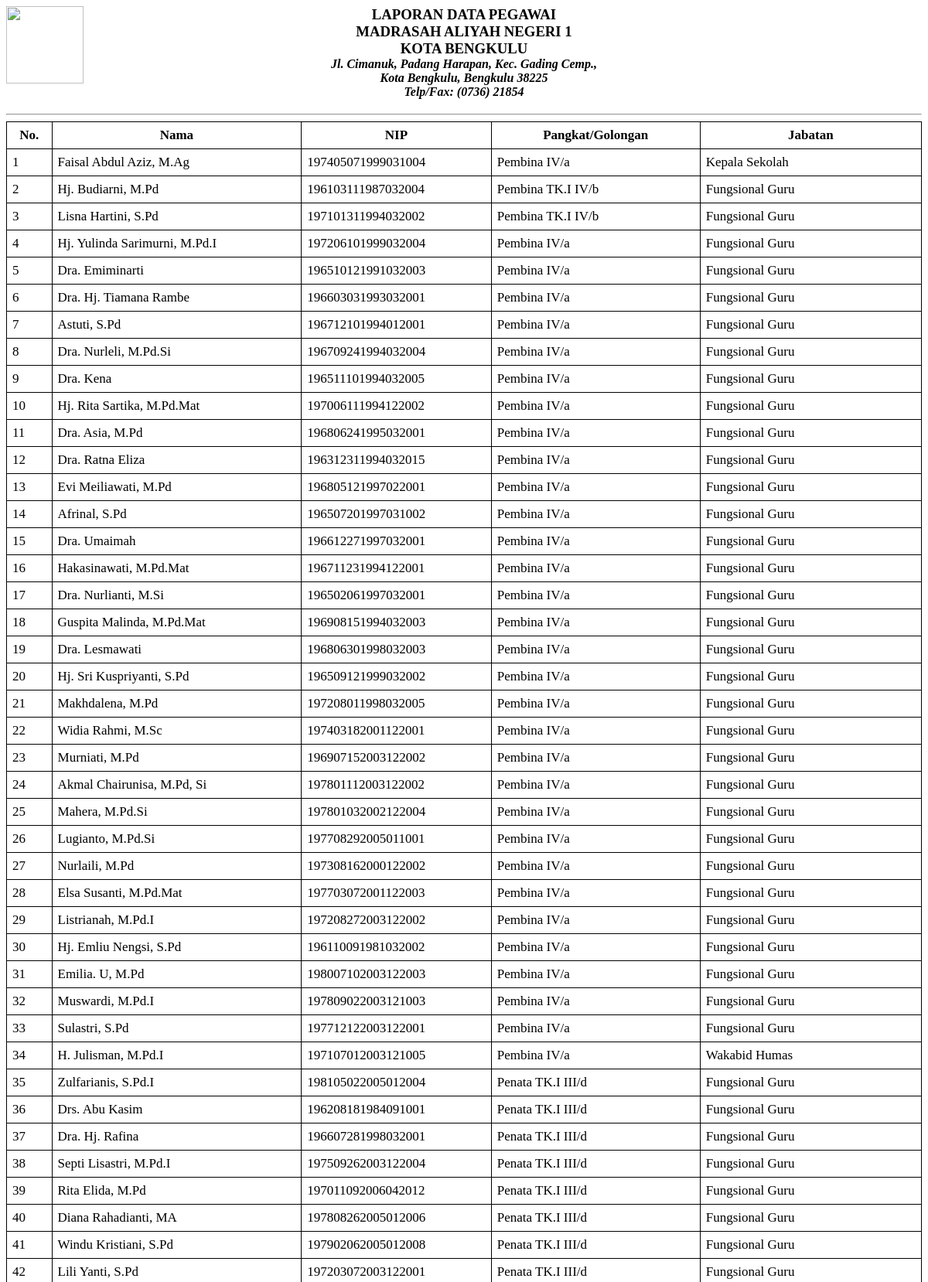
/petugas/c_pegawai (signed in, upper part), run on the app's committed database.
### inven/models.py (models this page shows, shortened)
class pegawai(models.Model):
    nama = models.CharField(max_length=250)
    nip = models.CharField(max_length=250, unique=True)
    pangkat_atau_golongan = models.CharField(max_length=100)
    jabatan = models.CharField(max_length=250)
    Foto = models.FileField(null=True, blank=True, default='karyawan.jpg')
    tanggal_terdaftar = models.DateField(auto_now_add=True)

### petugas/views.py (the view)
# urls.py: path('c_pegawai', views.c_pegawai, name='c_pegawai'),
@login_required
def c_pegawai(request):
    semua = pegawai.objects.all()
    context = {
        'semua': semua
    }
    return render(request, 'operator/laporan/c_pegawai.html', context)

### templates/operator/laporan/c_pegawai.html (shortened to what this page needs)
{% load static %}
<html>
<head>
</head>
<body onload="window.print();setTimeout(window.close, 0);">
    <img class="" style="float: left; width: 100px; height: 100px; margin-right: -100px;" src="{% static 'login/assets/img/logo.png' %}">
    <h3 style="text-align:center">LAPORAN DATA PEGAWAI<br>MADRASAH ALIYAH NEGERI 1<br>
        KOTA BENGKULU<br>
        <FONT SIZE="3"><I>Jl. Cimanuk, Padang Harapan, Kec. Gading Cemp.,<br> Kota Bengkulu, Bengkulu 38225 <br> Telp/Fax: (0736) 21854</FONT>
    </h3>
    <hr>
    <table cellpadding="0" cellspacing="0" border="0" class="table table-striped table-bordered" id="basic-datatable">
        <thead>
            <tr>
                <th>No.</th>
                <th>Nama</th>
                <th>NIP</th>
                <th>Pangkat/Golongan</th>
                <th>Jabatan</th>
            </tr>
        </thead>
        <tbody>
            <tr>
                {% for karyawan in semua %}
                    <tr>
                        <td>{{forloop.counter}}</td>
                                <td>{{ karyawan.nama }}</td>
                                <td>{{ karyawan.nip }}</td>
                                <td>
                                    {{karyawan.pangkat_atau_golongan}}
                                </td>
                                <td>
                                   {{karyawan.jabatan}}
                                </td>
                    </tr>
                {% endfor %}
            </tr>
        </tbody>
    </table>
</body>
</html>

### templates/operator/laporan/c_pegawai.html (style rules this page uses)
table { font-size: 17px; border-collapse: collapse; width: 100%; margin: 0 auto; }
table th { border: 1px solid #000; padding: 7px; font-weight: bold; text-align: center; }
table td { border: 1px solid #000; padding: 7px; vertical-align: top; }

### data on the page
pegawai: nama "Faisal Abdul Aziz, M.Ag", nip "197405071999031004", pangkat_atau_golongan "Pembina IV/a", jabatan "Kepala Sekolah"
pegawai: nama "Hj. Budiarni, M.Pd", nip "196103111987032004", pangkat_atau_golongan "Pembina TK.I IV/b", jabatan "Fungsional Guru"
pegawai: nama "Lisna Hartini, S.Pd", nip "197101311994032002", pangkat_atau_golongan "Pembina TK.I IV/b", jabatan "Fungsional Guru"
pegawai: nama "Hj. Yulinda Sarimurni, M.Pd.I", nip "197206101999032004", pangkat_atau_golongan "Pembina IV/a", jabatan "Fungsional Guru"
pegawai: nama "Dra. Emiminarti", nip "196510121991032003", pangkat_atau_golongan "Pembina IV/a", jabatan "Fungsional Guru"
pegawai: nama "Dra. Hj. Tiamana Rambe", nip "196603031993032001", pangkat_atau_golongan "Pembina IV/a", jabatan "Fungsional Guru"
pegawai: nama "Astuti, S.Pd", nip "196712101994012001", pangkat_atau_golongan "Pembina IV/a", jabatan "Fungsional Guru"
pegawai: nama "Dra. Nurleli, M.Pd.Si", nip "196709241994032004", pangkat_atau_golongan "Pembina IV/a", jabatan "Fungsional Guru"
pegawai: nama "Dra. Kena", nip "196511101994032005", pangkat_atau_golongan "Pembina IV/a", jabatan "Fungsional Guru"
pegawai: nama "Hj. Rita Sartika, M.Pd.Mat", nip "197006111994122002", pangkat_atau_golongan "Pembina IV/a", jabatan "Fungsional Guru"
pegawai: nama "Dra. Asia, M.Pd", nip "196806241995032001", pangkat_atau_golongan "Pembina IV/a", jabatan "Fungsional Guru"
pegawai: nama "Dra. Ratna Eliza", nip "196312311994032015", pangkat_atau_golongan "Pembina IV/a", jabatan "Fungsional Guru"
pegawai: nama "Evi Meiliawati, M.Pd", nip "196805121997022001", pangkat_atau_golongan "Pembina IV/a", jabatan "Fungsional Guru"
pegawai: nama "Afrinal, S.Pd", nip "196507201997031002", pangkat_atau_golongan "Pembina IV/a", jabatan "Fungsional Guru"
pegawai: nama "Dra. Umaimah", nip "196612271997032001", pangkat_atau_golongan "Pembina IV/a", jabatan "Fungsional Guru"
pegawai: nama "Hakasinawati, M.Pd.Mat", nip "196711231994122001", pangkat_atau_golongan "Pembina IV/a", jabatan "Fungsional Guru"
pegawai: nama "Dra. Nurlianti, M.Si", nip "196502061997032001", pangkat_atau_golongan "Pembina IV/a", jabatan "Fungsional Guru"
pegawai: nama "Guspita Malinda, M.Pd.Mat", nip "196908151994032003", pangkat_atau_golongan "Pembina IV/a", jabatan "Fungsional Guru"
pegawai: nama "Dra. Lesmawati", nip "196806301998032003", pangkat_atau_golongan "Pembina IV/a", jabatan "Fungsional Guru"
pegawai: nama "Hj. Sri Kuspriyanti, S.Pd", nip "196509121999032002", pangkat_atau_golongan "Pembina IV/a", jabatan "Fungsional Guru"
pegawai: nama "Makhdalena, M.Pd", nip "197208011998032005", pangkat_atau_golongan "Pembina IV/a", jabatan "Fungsional Guru"
pegawai: nama "Widia Rahmi, M.Sc", nip "197403182001122001", pangkat_atau_golongan "Pembina IV/a", jabatan "Fungsional Guru"
pegawai: nama "Murniati, M.Pd", nip "196907152003122002", pangkat_atau_golongan "Pembina IV/a", jabatan "Fungsional Guru"
pegawai: nama "Akmal Chairunisa, M.Pd, Si", nip "197801112003122002", pangkat_atau_golongan "Pembina IV/a", jabatan "Fungsional Guru"
pegawai: nama "Mahera, M.Pd.Si", nip "197801032002122004", pangkat_atau_golongan "Pembina IV/a", jabatan "Fungsional Guru"
pegawai: nama "Lugianto, M.Pd.Si", nip "197708292005011001", pangkat_atau_golongan "Pembina IV/a", jabatan "Fungsional Guru"
pegawai: nama "Nurlaili, M.Pd", nip "197308162000122002", pangkat_atau_golongan "Pembina IV/a", jabatan "Fungsional Guru"
pegawai: nama "Elsa Susanti, M.Pd.Mat", nip "197703072001122003", pangkat_atau_golongan "Pembina IV/a", jabatan "Fungsional Guru"
pegawai: nama "Listrianah, M.Pd.I", nip "197208272003122002", pangkat_atau_golongan "Pembina IV/a", jabatan "Fungsional Guru"
pegawai: nama "Hj. Emliu Nengsi, S.Pd", nip "196110091981032002", pangkat_atau_golongan "Pembina IV/a", jabatan "Fungsional Guru"
pegawai: nama "Emilia. U, M.Pd", nip "198007102003122003", pangkat_atau_golongan "Pembina IV/a", jabatan "Fungsional Guru"
pegawai: nama "Muswardi, M.Pd.I", nip "197809022003121003", pangkat_atau_golongan "Pembina IV/a", jabatan "Fungsional Guru"
pegawai: nama "Sulastri, S.Pd", nip "197712122003122001", pangkat_atau_golongan "Pembina IV/a", jabatan "Fungsional Guru"
pegawai: nama "H. Julisman, M.Pd.I", nip "197107012003121005", pangkat_atau_golongan "Pembina IV/a", jabatan "Wakabid Humas"
pegawai: nama "Zulfarianis, S.Pd.I", nip "198105022005012004", pangkat_atau_golongan "Penata TK.I III/d", jabatan "Fungsional Guru"
pegawai: nama "Drs. Abu Kasim", nip "196208181984091001", pangkat_atau_golongan "Penata TK.I III/d", jabatan "Fungsional Guru"
pegawai: nama "Dra. Hj. Rafina", nip "196607281998032001", pangkat_atau_golongan "Penata TK.I III/d", jabatan "Fungsional Guru"
pegawai: nama "Septi Lisastri, M.Pd.I", nip "197509262003122004", pangkat_atau_golongan "Penata TK.I III/d", jabatan "Fungsional Guru"
pegawai: nama "Rita Elida, M.Pd", nip "197011092006042012", pangkat_atau_golongan "Penata TK.I III/d", jabatan "Fungsional Guru"
pegawai: nama "Diana Rahadianti, MA", nip "197808262005012006", pangkat_atau_golongan "Penata TK.I III/d", jabatan "Fungsional Guru"
pegawai: nama "Windu Kristiani, S.Pd", nip "197902062005012008", pangkat_atau_golongan "Penata TK.I III/d", jabatan "Fungsional Guru"
pegawai: nama "Lili Yanti, S.Pd", nip "197203072003122001", pangkat_atau_golongan "Penata TK.I III/d", jabatan "Fungsional Guru"
